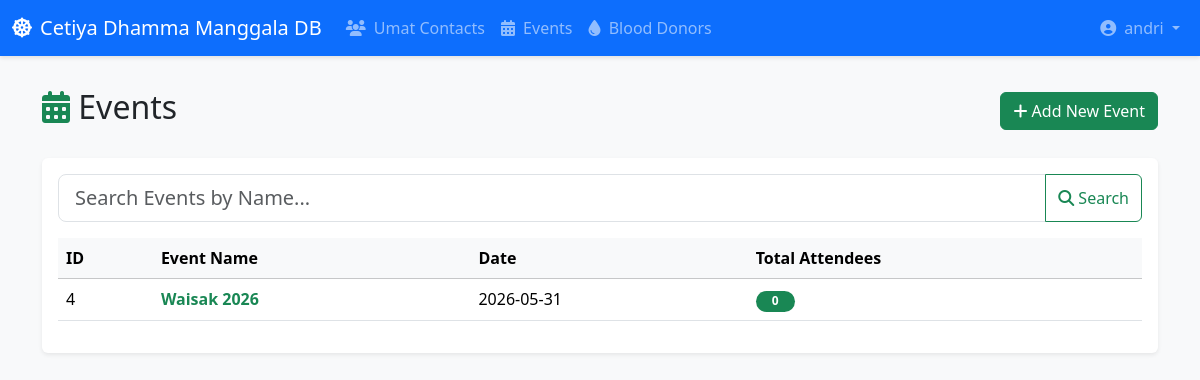
Page /events (signed in) on the committed database.
### models.py (models this page shows)
class Admin(Base):
    __tablename__ = 'admins'
    id = Column(Integer, primary_key=True, index=True)
    username = Column(String, unique=True, index=True)
    password = Column(String)
    role = Column(String, default="subadmin") # "superadmin" or "subadmin"
    activities = relationship("ActivityLog", back_populates="admin")

class Event(Base):
    __tablename__ = 'events'
    id = Column(Integer, primary_key=True, index=True)
    name = Column(String, index=True)
    date = Column(Date)
    attendances = relationship("EventAttendance", back_populates="event")

### main.py (the view)
@app.get("/events", response_class=HTMLResponse)
def read_events(request: Request, search: str | None = None, db: Session = Depends(get_db), admin: models.Admin = Depends(require_admin)):
    query = db.query(models.Event)
    if search:
        query = query.filter(models.Event.name.ilike(f"%{search}%"))
    events = query.order_by(models.Event.date.desc()).all()
    events_data = []
    for event in events:
        total = sum(1 + att.companions for att in event.attendances)
        events_data.append({"event": event, "total": total})
    return templates.TemplateResponse(request=request, name="events.html", context={"events_data": events_data, "search_term": search or "", "admin": admin})

### templates/events.html (shortened to what this page needs)
{% extends "base.html" %}
{% block content %}
<div class="row mb-4 align-items-center">
    <div class="col-md-6">
        <h2><i class="fas fa-calendar-alt text-success"></i> Events</h2>
    </div>
    <div class="col-md-6 text-end">
        <button class="btn btn-success" data-bs-toggle="modal" data-bs-target="#addEventModal">
            <i class="fas fa-plus"></i> Add New Event
        </button>
    </div>
</div>
<div class="card shadow-sm rounded">
    <div class="card-body">
        <form method="GET" action="/events" class="mb-3">
            <div class="input-group">
                <input type="text" class="form-control form-control-lg" name="search" placeholder="Search Events by Name..." value="{{ search_term }}">
                <button class="btn btn-outline-success" type="submit"><i class="fas fa-search"></i> Search</button>
            </div>
        </form>
        <div class="table-responsive">
            <table class="table table-hover align-middle">
                <thead class="table-light">
                    <tr>
                        <th>ID</th>
                        <th>Event Name</th>
                        <th>Date</th>
                        <th>Total Attendees</th>
                    </tr>
                </thead>
                <tbody>
                    {% for item in events_data %}
                    <tr>
                        <td>{{ item.event.id }}</td>
                        <td>
                            <a href="/events/{{ item.event.id }}" class="text-decoration-none fw-bold text-success">
                                {{ item.event.name }}
                            </a>
                        </td>
                        <td>{{ item.event.date }}</td>
                        <td>
                            <span class="badge bg-success rounded-pill px-3">{{ item.total }}</span>
                        </td>
                    </tr>
                    {% endfor %}
                </tbody>
            </table>
        </div>
    </div>
</div>
{% endblock %}

### templates/base.html (shortened to what this page needs)
<!DOCTYPE html>
<html lang="en">
<head>
    <link href="https://cdn.jsdelivr.net/npm/bootstrap@5.3.2/dist/css/bootstrap.min.css" rel="stylesheet">
    <link rel="stylesheet" href="https://cdnjs.cloudflare.com/ajax/libs/font-awesome/6.4.2/css/all.min.css">
    <link href="https://cdn.jsdelivr.net/npm/select2@4.1.0-rc.0/dist/css/select2.min.css" rel="stylesheet" />
</head>
<body>
    <nav class="navbar navbar-expand-lg navbar-dark bg-primary">
        <div class="container-fluid">
            <a class="navbar-brand" href="/">
                <i class="fas fa-dharmachakra me-2"></i>Cetiya Dhamma Manggala DB
            </a>
            <div class="collapse navbar-collapse" id="navbarNav">
                <ul class="navbar-nav me-auto mb-2 mb-lg-0">
                    <li class="nav-item">
                        <a class="nav-link" href="/"><i class="fas fa-users me-1"></i> Umat Contacts</a>
                    </li>
                    <li class="nav-item">
                        <a class="nav-link" href="/events"><i class="fas fa-calendar-alt me-1"></i> Events</a>
                    </li>
                    <li class="nav-item">
                        <a class="nav-link" href="/blood-donors"><i class="fas fa-tint me-1"></i> Blood Donors</a>
                    </li>
                </ul>
                {% if admin %}
                <ul class="navbar-nav">
                    <li class="nav-item dropdown">
                        <a class="nav-link dropdown-toggle" href="#" id="navbarDropdown" role="button" data-bs-toggle="dropdown" aria-expanded="false">
                            <i class="fas fa-user-circle me-1"></i> {{ admin.username }}
                        </a>
                    </li>
                </ul>
                {% endif %}
            </div>
        </div>
    </nav>
    <div class="container">
        {% block content %}{% endblock %}
    </div>
</body>
</html>

### templates/base.html (style rules this page uses)
body { background-color: #f8f9fa; }
.navbar { box-shadow: 0 2px 4px rgba(0, 0, 0, .1); }
.container { margin-top: 2rem; margin-bottom: 2rem; }
.card { box-shadow: 0 4px 6px rgba(0, 0, 0, .05); border: none; }

### rows in the picture
Admin: username "andri"
Event: event.id "4", event.name "Waisak 2026", event "2026-05-31"

### other values in the picture
{{ item.total }} "0"
